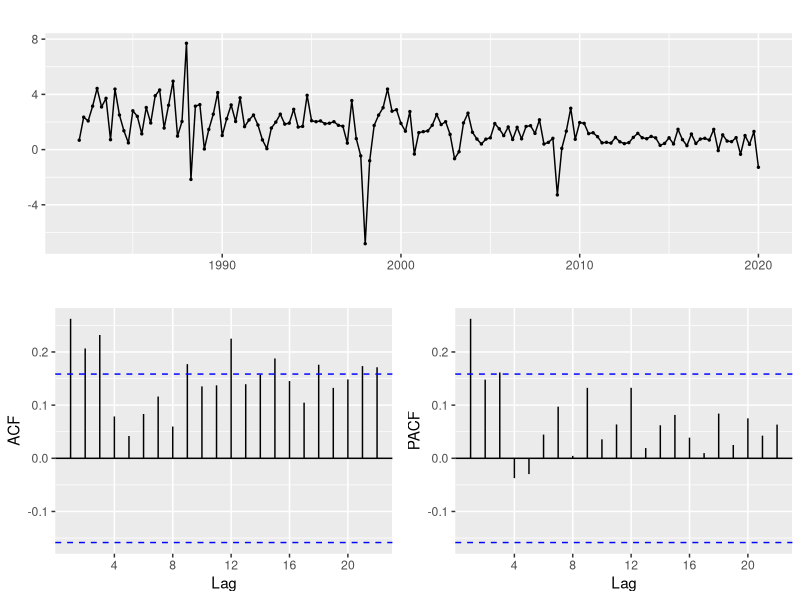
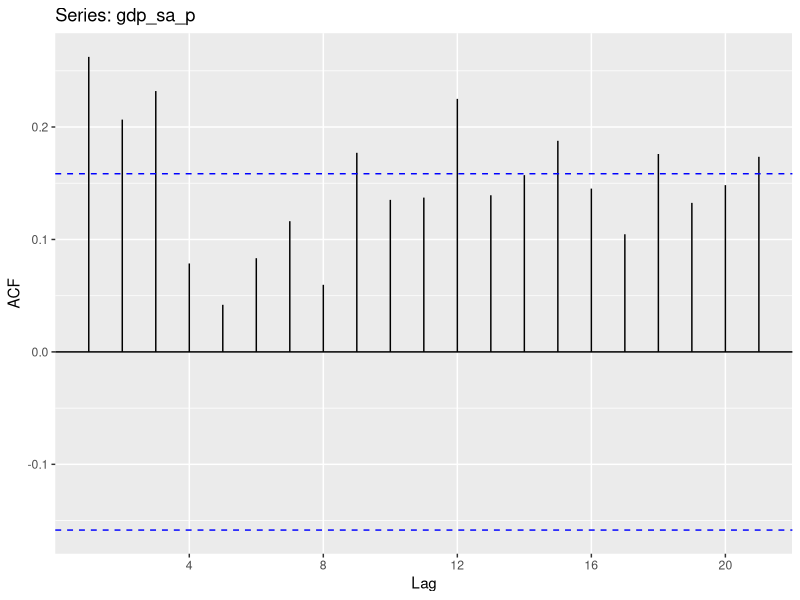
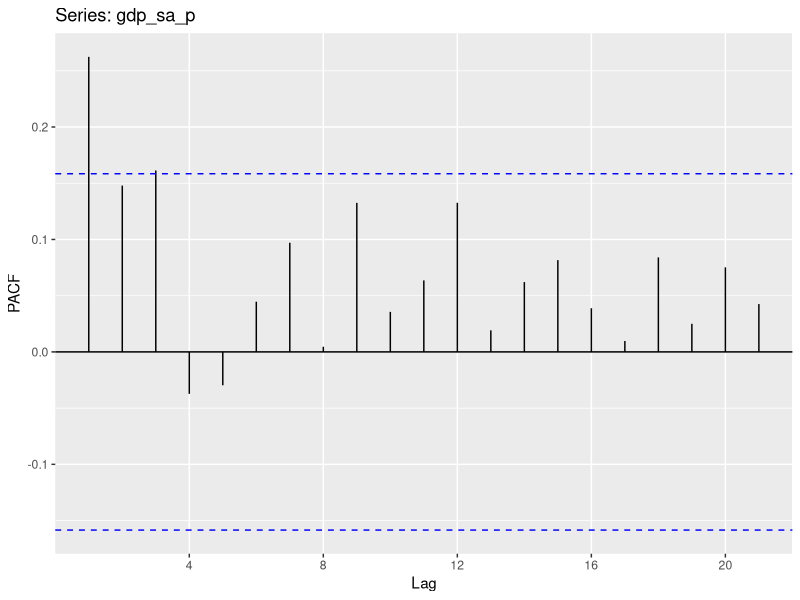
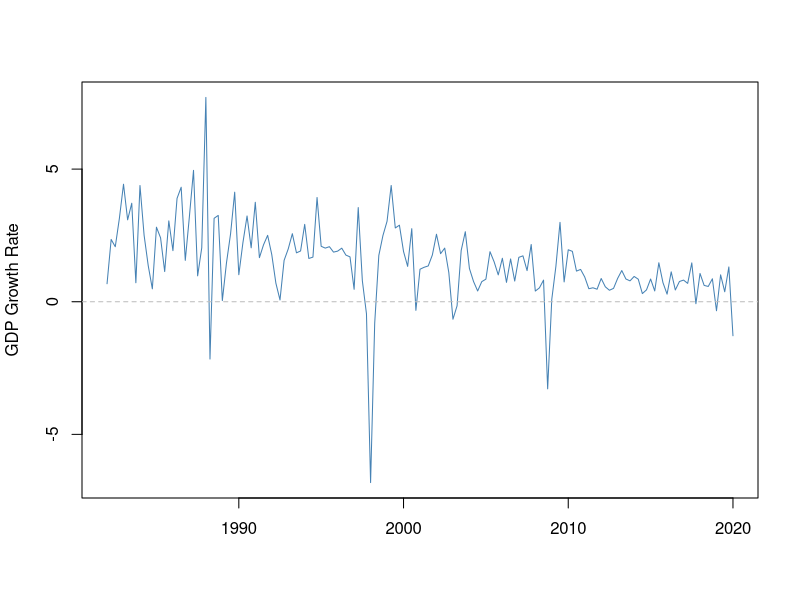
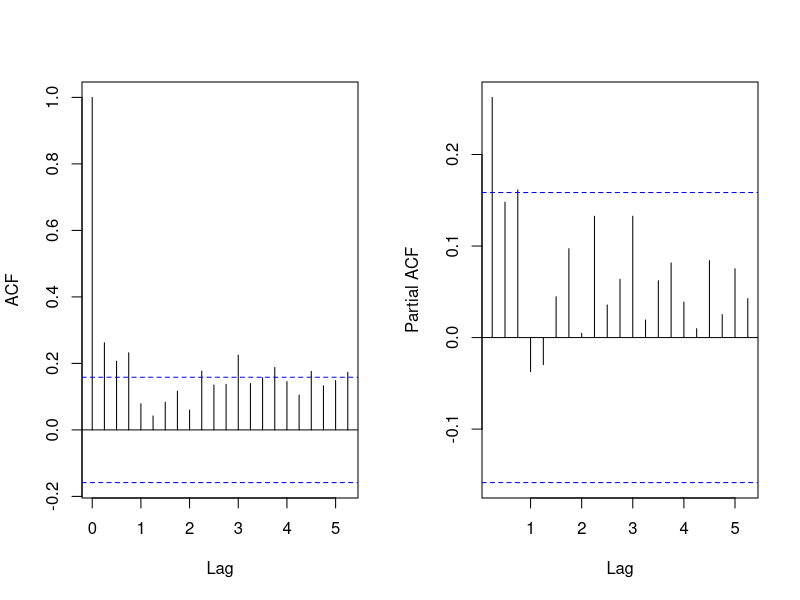
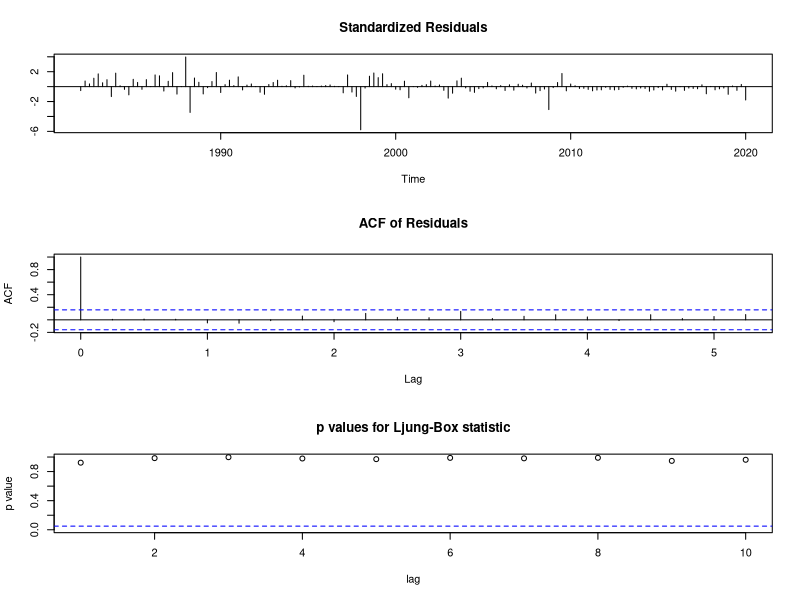
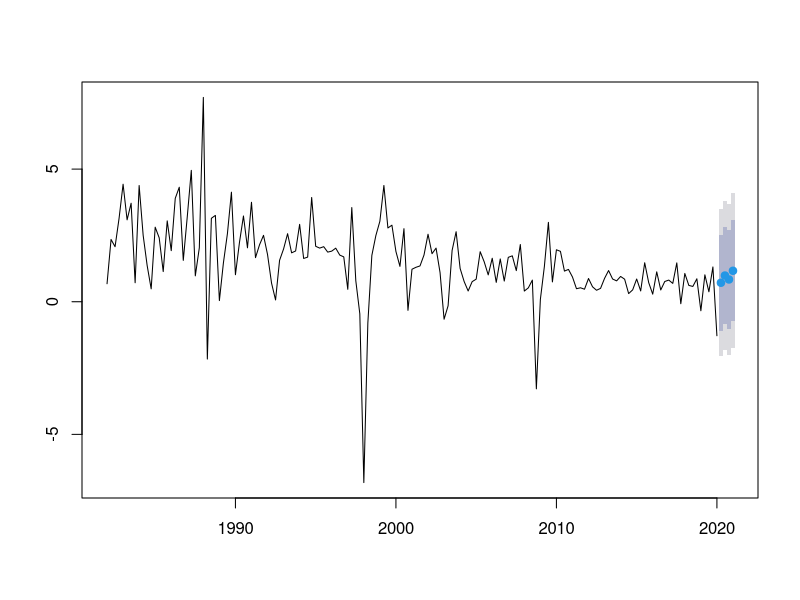

Here is the R script that generated these plots, in order:
library(tseries)
library(forecast)

# https://blogs.oracle.com/datascience/introduction-to-forecasting-with-arima-in-r
# https://rstudio-pubs-static.s3.amazonaws.com/303786_f1b99d6b7e9346c4b1488a174bab839a.html
# https://rc2e.com/timeseriesanalysis

## 데이터 읽기 ##

gdp_d  <- read.csv("gdpq.csv", header = TRUE)
gdp_sa <- ts(gdp_d[,1]/1000, start=1982, frequency=4)
gdp_sa_p <- ts(gdp_d[,2], start=1982, frequency=4)

# subsetting?
# gdp_sa_p = window(gdp_sa_p1, 2000, 2020)

library(zoo)
gr <- as.zoo(gdp_sa_p)
index(gr)

forecast::ggtsdisplay(gdp_sa_p)

ggAcf(gdp_sa_p)
ggPacf(gdp_sa_p)

# 성장률은 로그변환 후 차분과 근사함. 일종의 차분을 통하여 추세가 제거됨.
# gghistogram(gdp_sa_p, add.kde = TRUE)
# shapiro.test(gdp_sa_p)

# Stationarity 
adf.test(gdp_sa_p, alternative = "stationary", k = 0) #안정시계열
plot(gdp_sa_p, ylab="GDP Growth Rate", xlab="", col="steelblue")
abline(h = 0, lty = 2, col = "gray")

par(mfrow=c(1,2))
acf(gdp_sa_p, main="" ) 
# 모든 자기상관도표는 시차 0에서 acf=1
# 점선이 유의수준에 따른 기각역

pacf(gdp_sa_p, main="" )

#륭-박스 검정은 m차까지 자기상관관계가 존재하지 않는다는 귀무가설

gdpp_fit = arima(gdp_sa_p, order=c(3,0,0))
gdpp_fit

auto.arima(gdp_sa_p)

##########################################

#과대적합
gdpp_fit = arima(gdp_sa_p, order=c(3,0,1))
gdpp_fit
gdpp_fit = arima(gdp_sa_p, order=c(4,0,0))
gdpp_fit

#잔차
gdpp_fit = arima(gdp_sa_p, order=c(3,0,0))
tsdiag(gdpp_fit)

#예측
par(mfrow=c(1,1))
plot(forecast(gdpp_fit, h=4), main="")
forecast(gdpp_fit, h=4)

########################################
